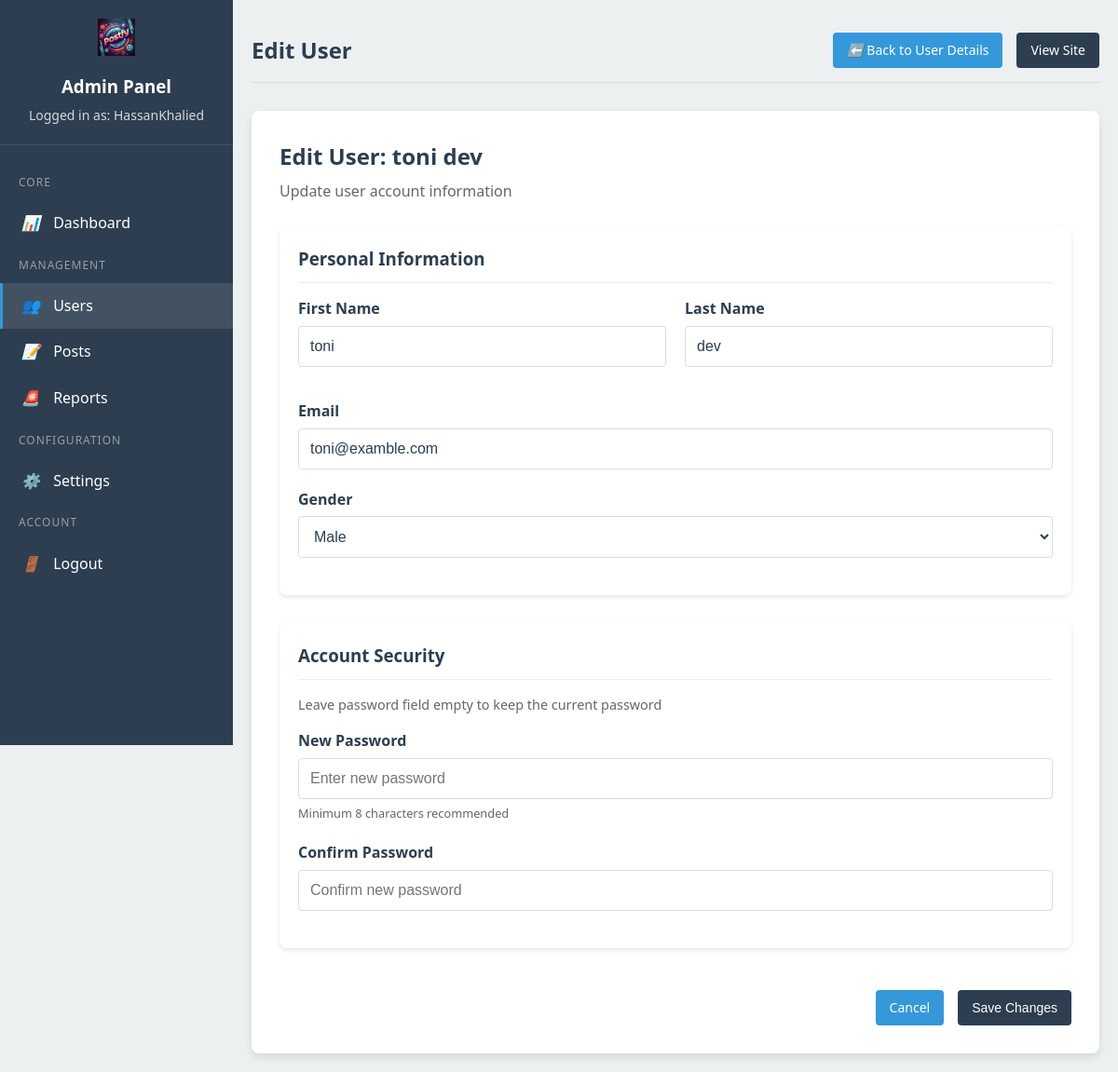
/admin/users/edit/6 (signed in), run on the app's committed database.
### app.py (models this page shows, shortened)
class User(db.Model):
    id = db.Column(db.Integer, primary_key=True)
    first_name = db.Column(db.String(100), nullable=False)
    last_name = db.Column(db.String(100), nullable=False)
    user_id = db.Column(db.String(100), unique=True, nullable=False)
    email = db.Column(db.String(120), unique=True, nullable=False)
    password = db.Column(db.String(200), nullable=False)
    gender = db.Column(db.String(10), nullable=False)
    profile_picture = db.Column(
        db.String(200), nullable=True, default='default.jpg')

### admin.py (the view, shortened to what this page needs)
@admin_bp.route('/users/edit/<int:user_id>', methods=['GET', 'POST'])
@admin_login_required
def user_edit(user_id):
    user = db.session.execute(
        db.text("""
            SELECT id, first_name, last_name, email, gender, user_id
            FROM user
            WHERE id = :user_id
        """),
        {"user_id": user_id}
    ).fetchone()
    if not user:
        flash('User not found', 'danger')
        return redirect(url_for('admin.users'))
    return render_template('admin/user_edit.html', user=user)

### admin.py (called while the page is built)
def admin_login_required(f):
    @wraps(f)
    def decorated_function(*args, **kwargs):
        if 'admin_id' not in session:
            flash('Please log in to access the admin area', 'warning')
            return redirect(url_for('admin.login'))
        if 'admin_last_activity' in session:
            last_activity = datetime.fromisoformat(
                session['admin_last_activity'])
            if datetime.utcnow() - last_activity > timedelta(minutes=30):  # 30-minute timeout
                session.pop('admin_id', None)
                session.pop('admin_last_activity', None)
                flash('Your session has expired. Please log in again.', 'warning')
                return redirect(url_for('admin.login'))
        session['admin_last_activity'] = datetime.utcnow().isoformat()
        return f(*args, **kwargs)
    return decorated_function

### app.py (called while the page is built)
@app.context_processor
def inject_version():
    return dict(APP_VERSION=APP_VERSION)

### Templates/admin/user_edit.html (shortened to what this page needs)
{% extends "admin/base.html" %}
{% block page_title %}Edit User{% endblock %}
{% block topbar_actions %}
<a href="{{ url_for('admin.user_view', user_id=user.id) }}" class="admin-btn btn-secondary">
    <i>⬅️</i> Back to User Details
</a>
{% endblock %}
{% block admin_content %}
<div class="user-edit-container">
    <div class="admin-header">
        <h2>Edit User: {{ user.first_name }} {{ user.last_name }}</h2>
        <p>Update user account information</p>
    </div>
    <form method="POST" action="{{ url_for('admin.user_edit', user_id=user.id) }}" class="admin-form">
        <div class="form-section">
            <h3>Personal Information</h3>
            <div class="form-row">
                <div class="form-group">
                    <label for="first_name">First Name</label>
                    <input type="text" id="first_name" name="first_name" value="{{ user.first_name }}" required>
                </div>
                <div class="form-group">
                    <label for="last_name">Last Name</label>
                    <input type="text" id="last_name" name="last_name" value="{{ user.last_name }}" required>
                </div>
            </div>
            <div class="form-group">
                <label for="email">Email</label>
                <input type="email" id="email" name="email" value="{{ user.email }}" required>
            </div>
            <div class="form-group">
                <label for="gender">Gender</label>
                <select id="gender" name="gender" required>
                    <option value="male" {% if user.gender=='male' %}selected{% endif %}>Male</option>
                </select>
            </div>
        </div>
        <div class="form-section">
            <h3>Account Security</h3>
            <p class="section-info">Leave password field empty to keep the current password</p>
            <div class="form-group">
                <label for="new_password">New Password</label>
                <input type="password" id="new_password" name="new_password" placeholder="Enter new password">
                <div class="field-hint">Minimum 8 characters recommended</div>
            </div>
            <div class="form-group">
                <label for="confirm_password">Confirm Password</label>
                <input type="password" id="confirm_password" name="confirm_password" placeholder="Confirm new password">
            </div>
        </div>
        <div class="form-actions">
            <a href="{{ url_for('admin.user_view', user_id=user.id) }}" class="admin-btn btn-secondary">Cancel</a>
            <button type="submit" class="admin-btn btn-primary">Save Changes</button>
        </div>
    </form>
</div>
{% endblock %}

### static/css/admin.css (style rules this page uses)
:root { --admin-primary: #2c3e50; --admin-secondary: #3498db; --admin-accent: #e74c3c; --admin-success: #27ae60; --admin-warning: #f39c12; --admin-bg: #ecf0f1; --admin-panel-bg: #ffffff; --admin-text: #2c3e50; --admin-input-bg: #ffffff; --admin-shadow: rgba(0, 0, 0, 0.1); }
* { margin: 0; padding: 0; box-sizing: border-box; }
body { font-family: 'Segoe UI', Tahoma, Geneva, Verdana, sans-serif; background-color: var(--admin-bg); color: var(--admin-text); line-height: 1.6; }
.form-group { margin-bottom: 20px; text-align: left; }
label { display: block; margin-bottom: 5px; font-weight: 600; color: var(--admin-primary); }
input, select, textarea { width: 100%; padding: 12px; font-size: 16px; border: 1px solid #ddd; border-radius: 4px; transition: all 0.3s ease; background-color: var(--admin-input-bg); color: var(--admin-text); }
.admin-btn { padding: 8px 15px; border-radius: 4px; text-decoration: none; font-weight: 500; font-size: 14px; cursor: pointer; transition: all 0.3s ease; display: inline-block; }
.btn-primary { background-color: var(--admin-primary); color: white; border: none; }
.btn-secondary { background-color: var(--admin-secondary); color: white; border: none; }
.admin-header { margin-bottom: 25px; }
.admin-header h2 { color: var(--admin-primary); margin-bottom: 5px; }
.admin-header p { color: #666; }
.user-edit-container { max-width: 900px; margin: 0 auto; }
.admin-form { display: flex; flex-direction: column; gap: 30px; }
.form-section { background: white; border-radius: 8px; padding: 20px; box-shadow: 0 2px 5px rgba(0, 0, 0, 0.1); }
.form-section h3 { margin-bottom: 15px; color: var(--admin-primary); padding-bottom: 10px; border-bottom: 1px solid #eee; }
.section-info { color: #666; font-size: 0.9rem; margin-bottom: 15px; }
.form-row { display: flex; gap: 20px; margin-bottom: 15px; }
.form-row .form-group { flex: 1; }
.field-hint { font-size: 0.8rem; color: #666; margin-top: 5px; }
.form-actions { display: flex; justify-content: flex-end; gap: 15px; margin-top: 15px; }

### data on the page
User: first_name "toni", last_name "dev", email "toni@examble.com", gender "Male"

### other printed values
{{ session.get('admin_username', 'Unknown') }} "HassanKhalied"
